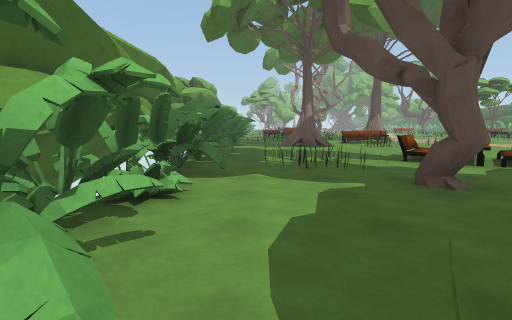
View 1 (above)

22 first-person views from a walk through a 3-D level made in the Unity game engine. The camera is 1.3 m above the floor, tilts 6° down and sees 80° across. The floor is counted in squares, 2 m on a side. Each view is taken from the middle of a square. On the plan, view 1 faces up. The plan holds only what a view shows up to about 10 squares ahead; the rest is blank. The place goes on beyond the plan. The player character is not drawn.

View 2
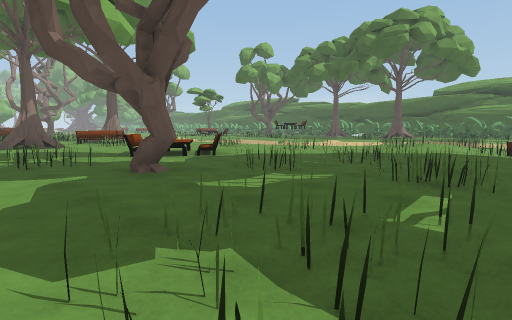

View 3
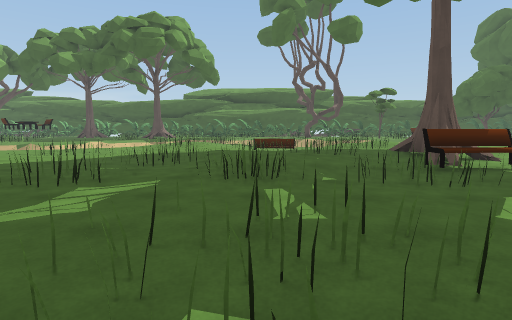

View 4
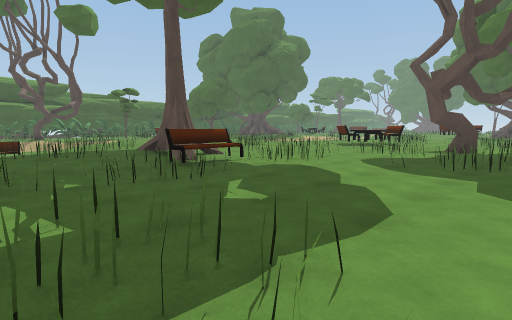

View 5
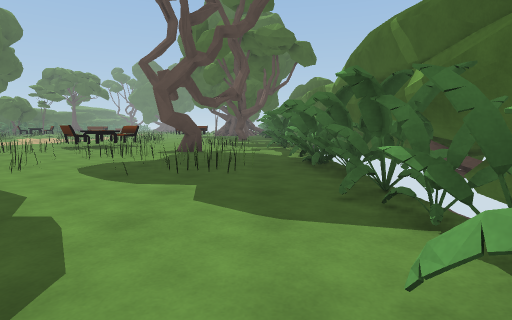

View 6
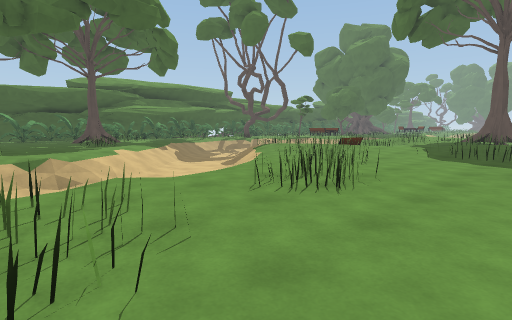

View 7
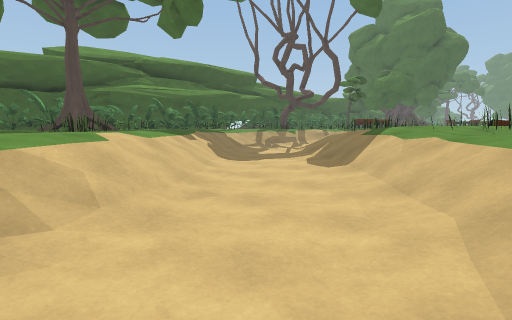

View 8
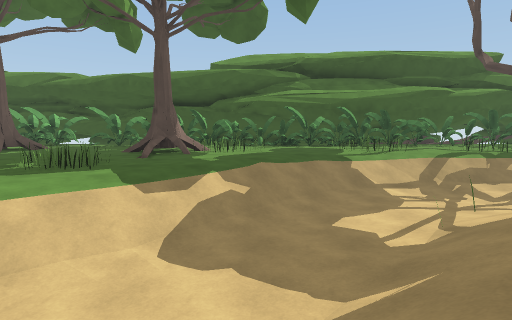

View 9
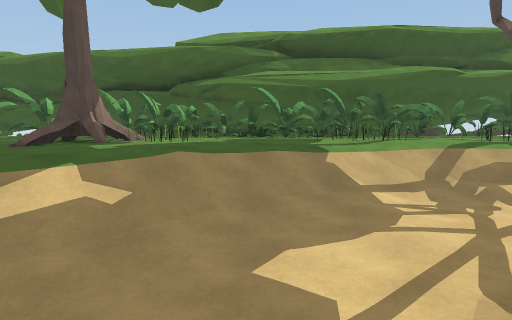

View 10
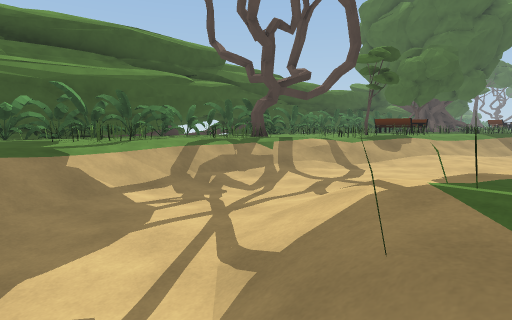

View 11
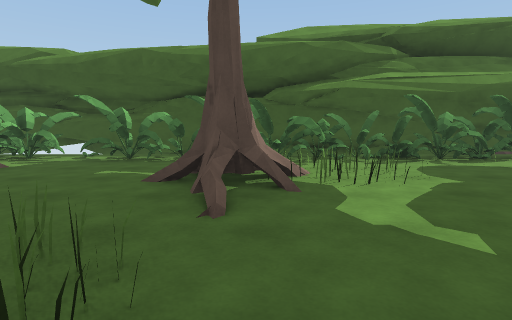

View 12
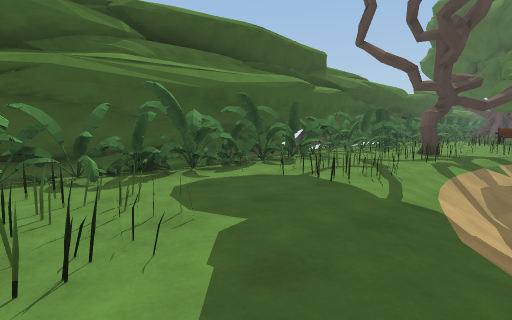

View 13
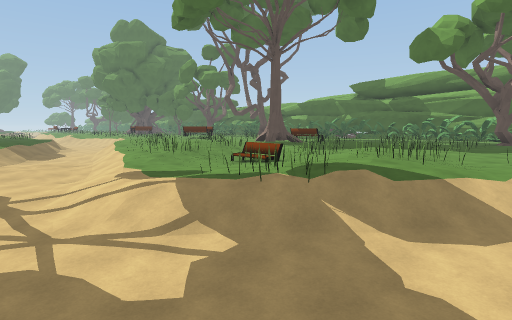

View 14
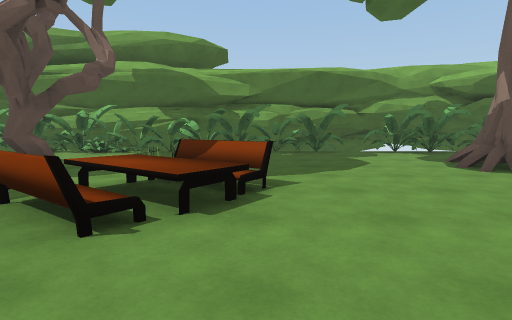

View 15
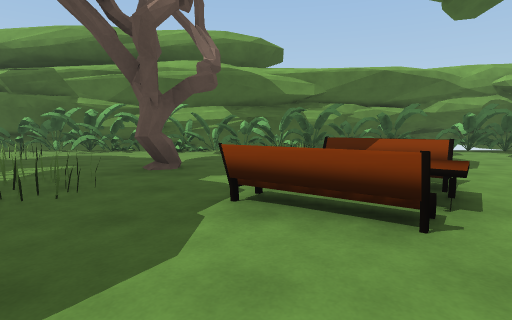

View 16
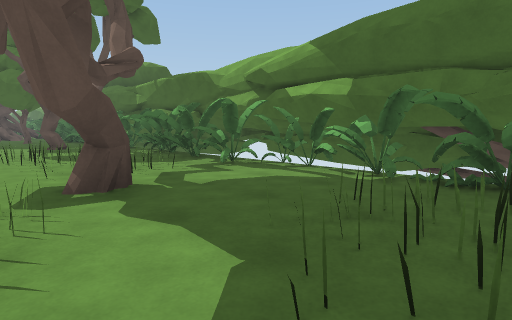

View 17
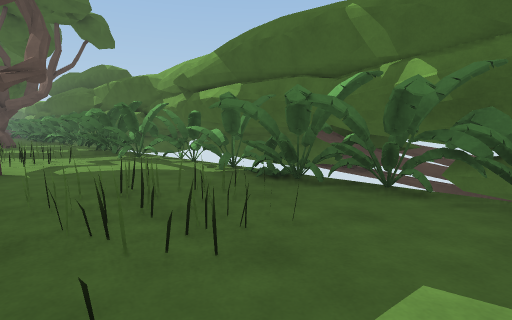

View 18
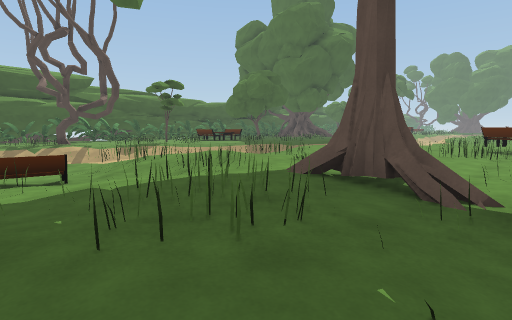

View 19
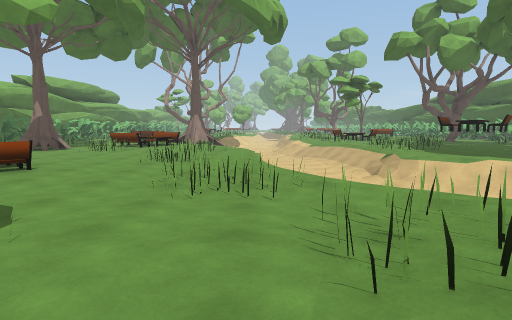

View 20
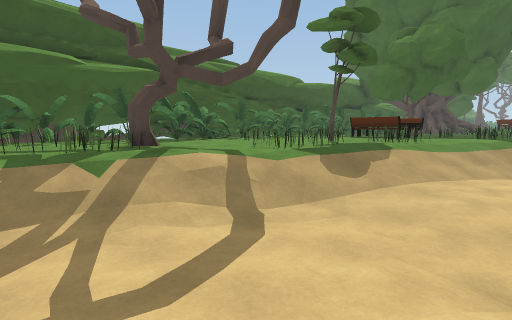

View 21
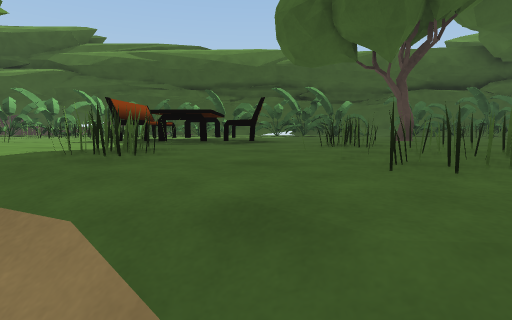

View 22
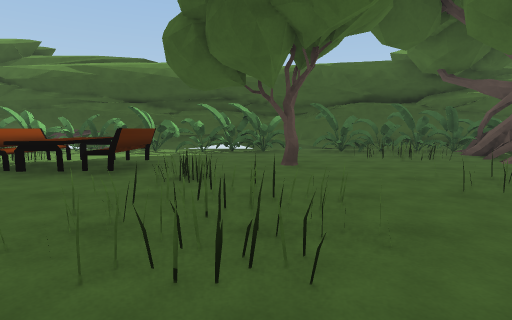

### Floor plan
Key: @ floor where view 1 was taken; # wall or solid block; . main floor; : floor 0.25 m higher than the main floor; - floor 0.25 m lower than the main floor; _ floor 0.5 m lower than the main floor; < floor 1 m lower than the main floor; ( floor 1.25 m lower than the main floor; / step, stairs or slope; = window, fence, low wall or low ledge; v drop or lower ground; T tree; B bench; O other object.
Columns run from 3 left of view 1 to 26 right of it. Each row starts with its distance up from view 1.
 11  OO.TT.O..O///(/OO...  TTOO#
 10 #O..........//(//........OO#
  9 #OO.........//(//........OO#
  8 #O........O.//((//.......OO#
  7 #O.....B.....//(//..O..T.OO#
  6 ##O.O.BBB...///((//...TTTOO#
  5 ##O.O..B/..OO.//((///..OOO##
  4  #O..T......--///((//..O.O##
  3 ##O........./O/:///(//...OO#
  2 ##O....O.OO..O//.//(/////OO#
  1 #OO......./:.///OO/////OOOO#
  0 #OO@O..O:::/.OB/////(//O.OO#
 -1 ##..O.../:O///B___/////....#
 -2 ##O....O//O//////_/<(//O.OO#
 -3 ##O....OB./////OO//((/.OOOO###
 -4 ##......B##:.O/OO/////..... v#
 -5 #OO....OO...//  /////....O. v
 -6 #OO.O..O//..O.O  /////O..OO
 -7 ##O.O......O .OO  ///.O.OOO
 -8 ##....O..//  ./   ///OT.OO.#
 -9  #O..#OO/OO       //...O..O#
-10 ##........O       //..B..OO
-11 ##OOO...BB.       /O..BB.O.
-12 #OO.O.   B.      //...B..O.
-13 #OO.OO            //.O...OO
-14  OO.OO           //O.....OO
-15  O....            ....#..OO#
-16  OO...             ......OO#
-17    .T.             OO...OOO#
-18     ..              O...OOO#
-19                        =#OO#
-20                         ####

Positions as (right, up) in squares from view 1, and headings:
1: (0, 0), facing up
2: (0, -1), facing up-right
3: (0, 0), facing right
4: (0, 0), facing down-right
5: (0, -1), facing down
6: (5, 11), facing down-right
7: (10, 9), facing down-right
8: (12, 4), facing right
9: (14, 3), facing right
10: (14, 3), facing down-right
11: (16, 6), facing right
12: (18, 5), facing down-right
13: (17, 5), facing down-left
14: (7, 7), facing left
15: (7, 5), facing left
16: (3, -6), facing down-left
17: (2, -4), facing down-left
18: (5, 0), facing down-right
19: (9, 1), facing up
20: (15, -1), facing down-right
21: (14, -12), facing right
22: (14, -14), facing right
